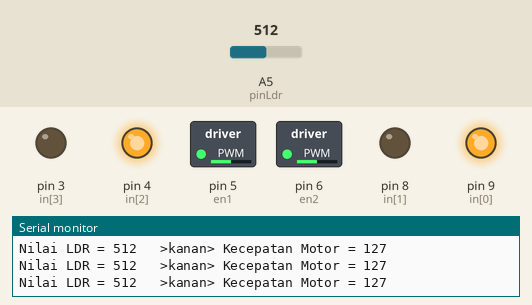
Recording of a sketch running on a simulated Arduino Uno, built with avr-gcc and run on an emulated ATmega328P. Shown: switched loads named in the sketch (green lamp = pin HIGH), output pins drawn as LEDs (lit = HIGH), the last lines printed to the serial monitor. Inputs (shaded band) come from the test bench; at power-on: A5 (pinLdr) = 512.

Above: at 1.2 s.
1.3 s: A5 (pinLdr) set to 490
At 2.4 s:
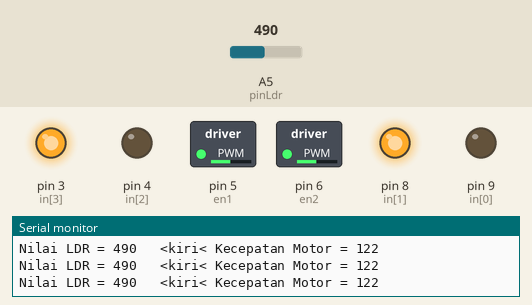
2.8 s: A5 (pinLdr) set to 716
At 3.5 s:
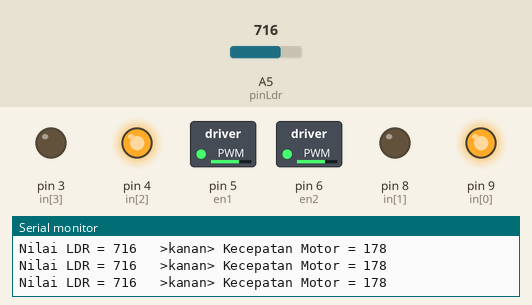
4.3 s: A5 (pinLdr) set to 1023
At 5.2 s:
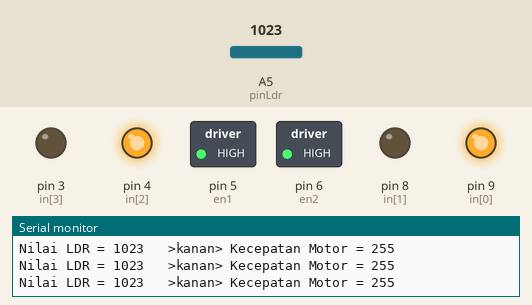
5.8 s: A5 (pinLdr) set to 122
At 6.7 s:
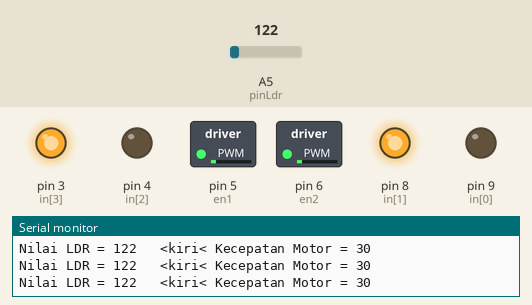
7.3 s: A5 (pinLdr) set to 105
At 8.4 s:
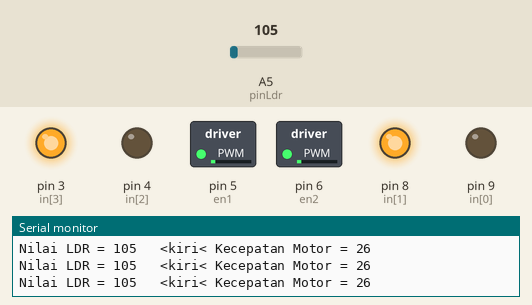
10.3 s: A5 (pinLdr) set to 95
At 11.1 s:
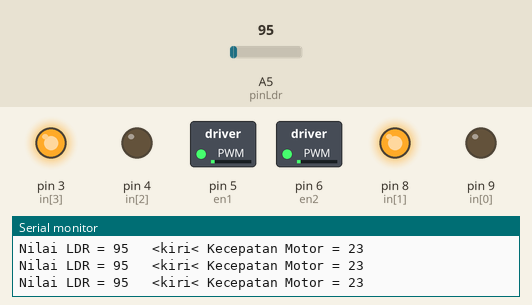
Timing chart, 0 to 13.3 s (numbered marks = the images above; inputs shaded):
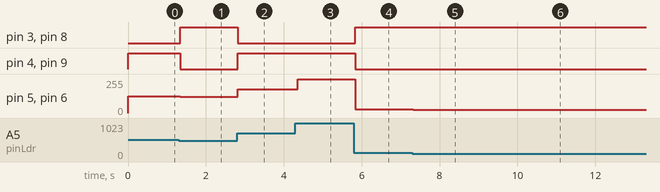

Measured:
- after the input at 1.3 s, pin 3 (in[3]), pin 8 (in[1]): LOW → HIGH after 0.05 s; pin 4 (in[2]), pin 9 (in[0]): HIGH → LOW after 0.05 s; pin 5 (en1), pin 6 (en2): 127/255 → 122/255 after 0.05 s
- after the input at 2.8 s, pin 3 (in[3]), pin 8 (in[1]): HIGH → LOW at once; pin 4 (in[2]), pin 9 (in[0]): LOW → HIGH at once; pin 5 (en1), pin 6 (en2): 122/255 → 178/255 at once
- after the input at 4.3 s, pin 5 (en1), pin 6 (en2): 178/255 → 255/255 after 0.06 s
- after the input at 5.8 s, pin 3 (in[3]), pin 8 (in[1]): LOW → HIGH at once; pin 4 (in[2]), pin 9 (in[0]): HIGH → LOW at once; pin 5 (en1), pin 6 (en2): 255/255 → 30/255 at once
- after the input at 7.3 s, pin 5 (en1), pin 6 (en2): 30/255 → 26/255 at once
- after the input at 10.3 s, pin 5 (en1), pin 6 (en2): 26/255 → 23/255 at once

The sketch:

3.ino
```cpp
int pinLdr = A5;
int ldr = 0;
int en1 = 5, en2 = 6;
int in[] = {9, 8, 4, 3};
int speed = 0;
void setup() {
  for (int i = 0; i < 4; i++) {
    pinMode(in[i], OUTPUT);
  }
  Serial.begin(9600);
}
void loop() {
  ldr = analogRead(pinLdr);
  Serial.print("Nilai LDR = ");
  Serial.print(ldr);
  speed = map(ldr, 0, 1023, 0, 255);
  if (ldr < 500) {
    analogWrite(en1, speed);
    analogWrite(en2, speed);
    digitalWrite(in[0], LOW);
    digitalWrite(in[1], HIGH);
    digitalWrite(in[2], LOW);
    digitalWrite(in[3], HIGH);
    Serial.print("\t <kiri< Kecepatan Motor = ");
    Serial.println(speed);
    delay(5);
  }
  else {
    analogWrite(en1, speed);
    analogWrite(en2, speed);
    digitalWrite(in[0], HIGH);
    digitalWrite(in[1], LOW);
    digitalWrite(in[2], HIGH);
    digitalWrite(in[3], LOW);
    Serial.print("\t >kanan> Kecepatan Motor = ");
    Serial.println(speed);
    delay(5);
  }
}
```
